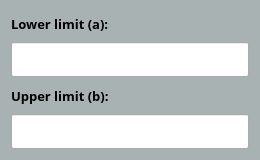
<?xml version="1.0" encoding="UTF-8"?>
<ui version="4.0">
 <class>DefiniteIntegralInput</class>
 <widget class="QWidget" name="DefiniteIntegralInput">
  <property name="geometry">
   <rect>
    <x>0</x>
    <y>0</y>
    <width>260</width>
    <height>160</height>
   </rect>
  </property>
  <property name="minimumSize">
   <size>
    <width>260</width>
    <height>160</height>
   </size>
  </property>
  <property name="maximumSize">
   <size>
    <width>260</width>
    <height>160</height>
   </size>
  </property>
  <property name="font">
   <font>
    <family>Poppins</family>
   </font>
  </property>
  <property name="windowTitle">
   <string>Definite Integral Limits</string>
  </property>
  <property name="styleSheet">
   <string notr="true">
#DefiniteIntegralInput {
    background-color: rgb(169, 178, 178);
}

QLabel {
    font-size: 13px;
    font-weight: 600;
    color: rgb(0, 0, 0);
}

QLineEdit {
    font-size: 16px;
}
   </string>
  </property>
  <layout class="QVBoxLayout" name="verticalLayout">
   <item>
    <layout class="QVBoxLayout" name="limitsLayout">
     <item>
      <widget class="QLabel" name="label_a">
       <property name="text">
        <string>Lower limit (a):</string>
       </property>
      </widget>
     </item>
     <item>
      <widget class="QLineEdit" name="a_value_edit">
       <property name="minimumSize">
        <size>
         <width>0</width>
         <height>35</height>
        </size>
       </property>
       <property name="maximumSize">
        <size>
         <width>16777215</width>
         <height>44</height>
        </size>
       </property>
       <property name="font">
        <font>
         <family>Poppins</family>
         <pointsize>11</pointsize>
        </font>
       </property>
      </widget>
     </item>
     <item>
      <widget class="QLabel" name="label_b">
       <property name="text">
        <string>Upper limit (b):</string>
       </property>
      </widget>
     </item>
     <item>
      <widget class="QLineEdit" name="b_value_edit">
       <property name="minimumSize">
        <size>
         <width>0</width>
         <height>35</height>
        </size>
       </property>
       <property name="maximumSize">
        <size>
         <width>16777215</width>
         <height>44</height>
        </size>
       </property>
       <property name="font">
        <font>
         <family>Poppins</family>
         <pointsize>11</pointsize>
        </font>
       </property>
      </widget>
     </item>
    </layout>
   </item>
  </layout>
 </widget>
 <resources/>
 <connections/>
</ui>
